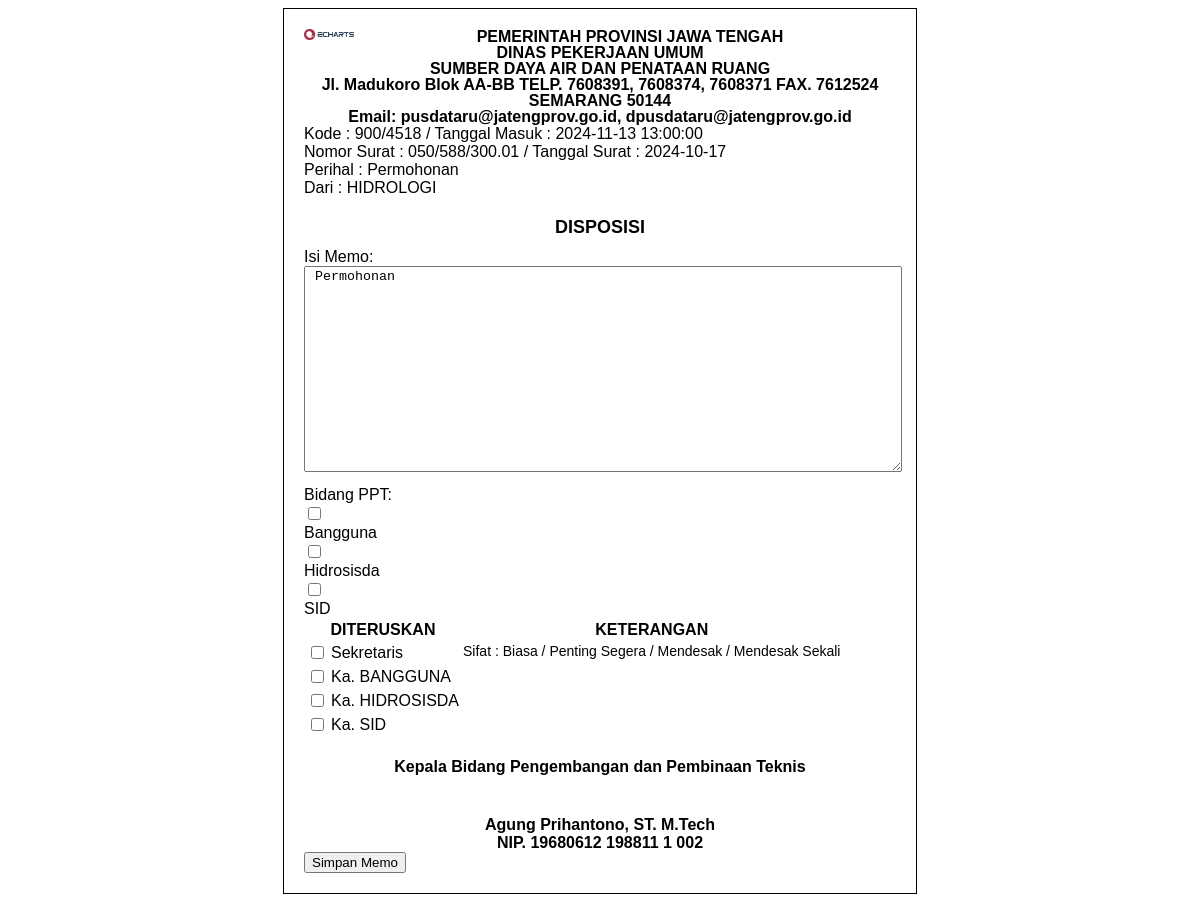
The page /admin/disposisi.php?id_suratmasuk=2 on the database its author committed.
### tables this page shows
CREATE TABLE `tb_suratmasuk` (
  `id_suratmasuk` int(11) NOT NULL,
  `tanggalmasuk_suratmasuk` datetime NOT NULL DEFAULT current_timestamp(),
  `kode_suratmasuk` varchar(10) NOT NULL,
  `nomorurut_suratmasuk` varchar(7) NOT NULL,
  `nomor_suratmasuk` varchar(25) NOT NULL,
  `tanggalsurat_suratmasuk` date NOT NULL,
  `pengirim` varchar(255) NOT NULL,
  `kepada_suratmasuk` varchar(255) NOT NULL,
  `perihal_suratmasuk` text NOT NULL,
  `file_suratmasuk` varchar(255) NOT NULL,
  `operator` varchar(50) NOT NULL,
  `tanggal_entry` datetime NOT NULL DEFAULT current_timestamp(),
  `disposisi1` varchar(50) DEFAULT NULL,
  `tanggal_disposisi1` datetime DEFAULT current_timestamp(),
  `disposisi2` varchar(50) DEFAULT NULL,
  `tanggal_disposisi2` varchar(25) DEFAULT NULL,
  `disposisi3` varchar(50) DEFAULT NULL,
  `tanggal_disposisi3` datetime DEFAULT current_timestamp()
);

### admin/disposisi.php (the view, shortened to what this page needs)
<!DOCTYPE html>
<html lang="id">
<head>
</head>
<?php
include '../koneksi/koneksi.php';
$id      = $_GET['id_suratmasuk'];
$sql      = "SELECT * FROM tb_suratmasuk where id_suratmasuk='" . $id . "'";
$query    = mysqli_query($db, $sql);
$data     = mysqli_fetch_array($query);
?>
<body>
<div class="container">
    <div class="header">
        <img src="logo.png" alt="Logo" class="logo">
        PEMERINTAH PROVINSI JAWA TENGAH<br>
        DINAS PEKERJAAN UMUM<br>
        SUMBER DAYA AIR DAN PENATAAN RUANG<br>
        Jl. Madukoro Blok AA-BB TELP. 7608391, 7608374, 7608371 FAX. 7612524 SEMARANG 50144<br>
        Email: pusdataru@jatengprov.go.id, dpusdataru@jatengprov.go.id
    </div>
		<div>
		<tr>
	    <td style="font-weight: bold;">Kode : <?php echo $data['kode_suratmasuk']; ?>/<?php echo $data['nomorurut_suratmasuk']; ?></td>
		</tr>
		<tr>
            <td>  /   Tanggal Masuk</td>
            <td>: <?php echo $data['tanggalmasuk_suratmasuk']; ?></td>
        </tr>
		</div>
       <div>
	   <tr>
            <td>Nomor Surat</td>
            <td>: <?php echo $data['nomor_suratmasuk']; ?></td>
        </tr>
		<tr>
            <td>  /   Tanggal Surat</td>
            <td>: <?php echo $data['tanggalsurat_suratmasuk']; ?></td>
        </tr>
		</div>
        <div>
		<tr>
            <td>Perihal</td>
            <td>: <?php echo $data['perihal_suratmasuk']; ?></td>
        </tr>
		</div>
		<div>
        <tr>
            <td>Dari</td>
            <td>: <?php echo $data['pengirim']; ?></td>
        </tr>
		</div>
    <div class="memo-title">DISPOSISI</div>
    <form action="simpan_memo.php" method="post">
        <div class="field-group">
            <label for="isi_memo">Isi Memo:</label>
            <textarea name="isi_memo" id="isi_memo" class="textarea" placeholder="Masukkan isi memo di sini..."  <td> <?php echo $data['perihal_suratmasuk']; ?>  </textarea>
	   </div>
        <div class="field-group">
            <label>Bidang PPT:</label>
            <div class="checkbox-group">
                <td class="checkbox-cell">
				<input type="checkbox" id="bangguna" name="bidang_ppt[]" value="Bangguna"> </td>
                <label for="bangguna">Bangguna</label>
                <input type="checkbox" id="hidrosisda" name="bidang_ppt[]" value="Hidrosisda">
                <label for="hidrosisda">Hidrosisda</label>
                <input type="checkbox" id="sid" name="bidang_ppt[]" value="SID">
                <label for="sid">SID</label>
<table class="diteruskan">
        <tr>
            <td colspan="2" style="text-align: center; font-size: 16px; font-weight: bold;">DITERUSKAN</td>
            <td style="text-align: center; font-size: 16px; font-weight: bold;">KETERANGAN</td>
        </tr>
        <tr>
            <td class="checkbox-cell"><input type="checkbox"></td>
            <td>Sekretaris</td>
            <td rowspan="25" style="text-align: center; vertical-align: top; font-size: 14px;">
                Sifat : Biasa / Penting Segera / Mendesak / Mendesak Sekali
            </td>
        </tr>
        <tr>
            <td class="checkbox-cell"><input type="checkbox" id="bangguna" name="bidang_ppt[]" value="Bangguna"></td>
            <td>Ka. BANGGUNA</td>
        </tr>
        <tr>
            <td class="checkbox-cell"><input type="checkbox" id="hidrosisda" name="bidang_ppt[]" value="Hidrosisda" ></td>
            <td>Ka. HIDROSISDA</td>
        </tr>
        <tr>
            <td class="checkbox-cell"><input type="checkbox" id="sid" name="bidang_ppt[]" value="SID"></td>
            <td>Ka. SID</td>
        </tr>
    </table>
            </div>
        </div>
        <div class="footer">
            Kepala Bidang Pengembangan dan Pembinaan Teknis
        </div>
        <div class="sign">
            Agung Prihantono, ST. M.Tech<br>
            NIP. 19680612 198811 1 002
        </div>
        <button type="submit" name="submit">Simpan Memo</button>
    </form>
</div>
</body>
</html>

### admin/disposisi.php (style rules this page uses)
.container { width: 50%; max-width: 600px; margin: 0 auto; border: 1px solid black; padding: 20px; font-family: Arial, sans-serif; }
.header { text-align: center; font-weight: bold; line-height: 1.0; }
.logo { width: 50px; float: left; margin-right: 10px; }
.memo-title { text-align: center; font-size: 18px; margin-top: 20px; font-weight: bold; }
.field-group { margin: 10px 0; }
.checkbox-group label { display: block; }
.footer { text-align: center; margin-top: 20px; font-weight: bold; }
.sign { text-align: center; margin-top: 40px; font-weight: bold; }
.textarea { width: 100%; height: 200px; }

### rows shown on the page
tb_suratmasuk: kode_suratmasuk "900", nomorurut_suratmasuk "4518", tanggalmasuk_suratmasuk "2024-11-13 13:00:00", nomor_suratmasuk "050/588/300.01", tanggalsurat_suratmasuk "2024-10-17", perihal_suratmasuk "Permohonan", pengirim "HIDROLOGI", isi_memo "Permohonan"
